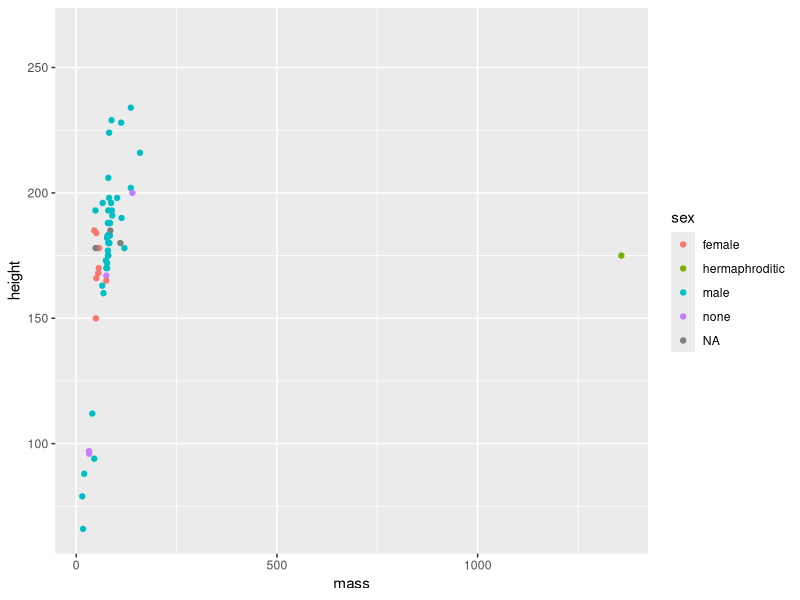

This figure's R source:
## ---- chunk 1
library(tidyverse)
# Como evitar que apareça messages e warnings?
# Tabelas - ok 
# Gráficos - ok
# Texto com informação dos dados, pré-visualização
# Fórmulas - aula que vem :)
# Título
# Objetivo
## ---- chunk 2
especie_mais_frequente <- starwars |> 
  count(species, sort = TRUE) |> 
  slice(1)


quantidade_de_especies <- starwars |> 
  distinct(species) |> 
  drop_na(species) |> 
  nrow()

# Outra forma:
quantidade_de_especies_curto <- n_distinct(starwars$species, na.rm = TRUE)
# `r `
## ---- chunk 3
# Descobrir: pq as classes na imagem não estão funcionando?
# starwars
## ---- chunk 4
# Aparecer só o resultado
# Não aparecer warnings!
# legenda, tamanho, posicao
starwars |> 
  ggplot() +
  geom_point(aes(x = mass, y = height, color = sex)) 
## ---- chunk 5
# Aparecer o resultado
# legenda
starwars |> 
  group_by(species) |> 
  summarise(
    quantidade_personagens = n(),
    media_massa = mean(mass, na.rm = TRUE)
  ) |> 
  arrange(desc(quantidade_personagens)) |> 
  # funções para criar tabelas
  knitr::kable()
